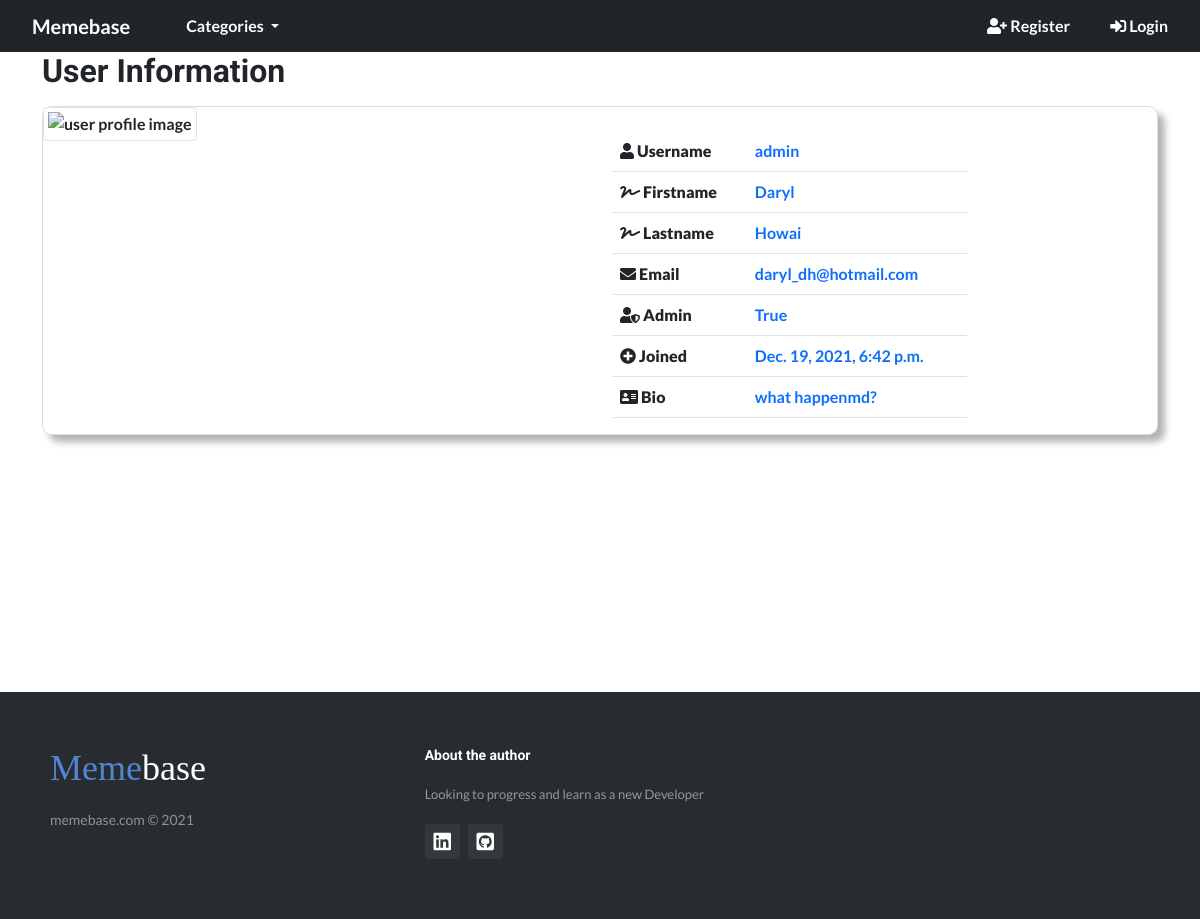
/members/1/profile/, run on the app's committed database.
### memeblog/models.py (models this page shows, shortened)
class UserProfile(models.Model):
    user = models.OneToOneField(User, null=True, on_delete=models.CASCADE)
    bio = models.TextField(blank=True)
    profile_pic = CloudinaryField('image', default='default')
    objects = models.Manager()

### members/views.py (the view)
# urls.py: path('<int:pk>/profile/', ProfilePageView.as_view(), name='profile_page'),
class ProfilePageView(generic.DetailView):
    model = UserProfile
    template_name = (
        'registration/user_profile.html')
    def get_context_data(self, *args, **kwargs):
        context = super(ProfilePageView, self).get_context_data(
            *args, **kwargs)
        page_user = get_object_or_404(UserProfile, id=self.kwargs['pk'])
        context["page_user"] = page_user
        return context

### memeblog/views.py (called while the page is built)
def category_list(request):
    category_list = Category.objects.all()
    context = {
        'category_list': category_list
    }
    return context

### templates/registration/user_profile.html (shortened to what this page needs)
{% extends "base.html" %}
{% block content %}
<div class="login container">
    <h2>User Information</h2>
    <div class="panel-body inf-content mt-3">
        <div class="row">
            <div class="col-md-6">
                {% if "default" in page_user.profile_pic.url %}
                    <img style="width:400px;" alt="default user profile image" class="img-thumbnail" src="https://res.cloudinary.com/demon13/image/upload/v1639504110/default_profile_pic_qzyzr6.png">
                {% else %}
                    <img style="width:800px;" alt="user profile image" class="img-thumbnail" src="{{ page_user.profile_pic.url }}">
                {% endif %}
            </div>
            <div class="col-md-4 mt-4">
                <div class="table-responsive">
                <table class="table table-user-information">
                    <tbody>
                        <tr>
                            <td>
                                <strong>
                                    <i class="fas fa-user"></i>
                                    Username
                                </strong>
                            </td>
                            <td class="text-primary">
                                {{ page_user.user.username }}
                            </td>
                        </tr>
                        <tr>
                            <td>
                                <strong>
                                    <i class="fas fa-signature"></i>
                                    Firstname
                                </strong>
                            </td>
                            <td class="text-primary">
                                {{ page_user.user.first_name }}
                            </td>
                        </tr>
                        <tr>
                            <td>
                                <strong>
                                    <i class="fas fa-signature"></i>
                                    Lastname
                                </strong>
                            </td>
                            <td class="text-primary">
                                {{ page_user.user.last_name }}
                            </td>
                        </tr>
                        <tr>
                            <td>
                                <strong>
                                    <i class="fas fa-envelope"></i>
                                    Email
                                </strong>
                            </td>
                            <td class="text-primary">
                                {{ page_user.user.email }}
                            </td>
                        </tr>
                        <tr>
                            <td>
                                <strong>
                                    <i class="fas fa-user-shield"></i>
                                    Admin
                                </strong>
                            </td>
                            <td class="text-primary">
                                {{ page_user.user.is_superuser }}
                            </td>
                        </tr>
                        <tr>
                            <td>
                                <strong>
                                    <i class="fas fa-plus-circle"></i>
                                    Joined
                                </strong>
                            </td>
                            <td class="text-primary">
                                {{ page_user.user.date_joined }}
                            </td>
                        </tr>
                        <tr>
                            <td>
                                <strong>
                                    <i class="fas fa-address-card"></i>
                                    Bio
                                </strong>
                            </td>
                            <td class="text-primary">
                                {{ page_user.bio }}
                            </td>
                        </tr>
                    </tbody>
                </table>
                </div>
            </div>
        </div>
    </div>
    </div>
{% endblock %}

### static/css/style.css (style rules this page uses)
body { font-family: Lato, sans-serif; font-weight: 600; }
.h1, .h2, .h3, .h4, .h5, .h6, h1, h2, h3, h4, h5, h6 { font-family: Roboto, sans-serif; font-weight: bold; }
.inf-content { border:1px solid #DDDDDD; -webkit-border-radius:10px; -moz-border-radius:10px; border-radius:10px; box-shadow: 7px 7px 7px rgba(0, 0, 0, 0.3); }
.login, .register, .image { min-height: 80vh; }

### data on the page
UserProfile: user.username "admin", user.first_name "Daryl", user.last_name "Howai", user.email "daryl_dh@hotmail.com", user.is_superuser "True", user.date_joined "Dec. 19, 2021, 6:42 p.m.", bio "what happenmd?"
